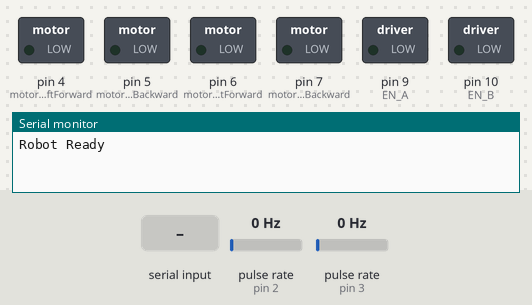
Bench run of a sketch on a simulated Arduino Uno, built with avr-gcc and run on an emulated ATmega328P. Parts: switched loads named in the sketch (green lamp = pin HIGH), the last lines printed to the serial monitor. Wiring (inferred from the names in the program): 2 × pulse sensor: data pin 2 / data pin 3. The test bench sets the inputs (shaded band); at power-on: pulse rate (sensors on pin 2, pin 3) 0 Hz.

Above: at 1.2 s.
1.3 s: "1\n" received over Serial
At 2.3 s:
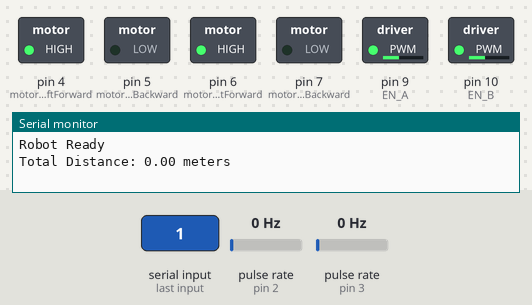
3.5 s: "2\n" received over Serial
At 5.1 s:
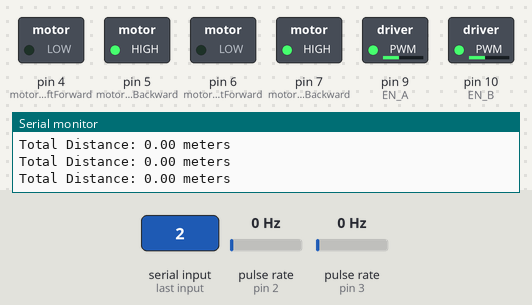
5.5 s: "4\n" received over Serial
At 6.6 s:
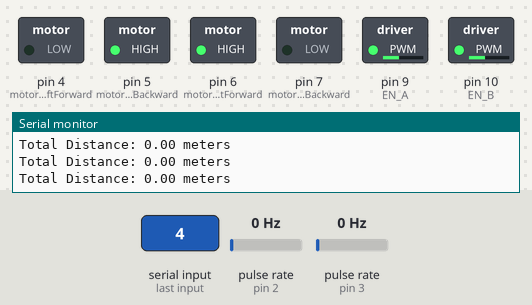
7.5 s: "5\n" received over Serial
At 9.4 s:
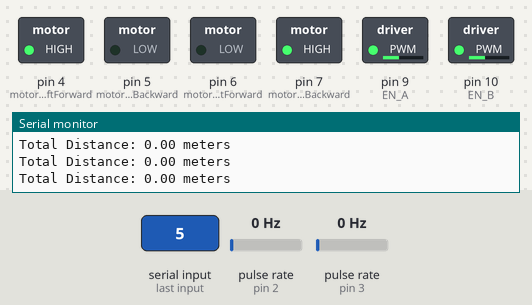
Timing chart, 0 to 10.5 s (numbered marks = the images above; inputs shaded):
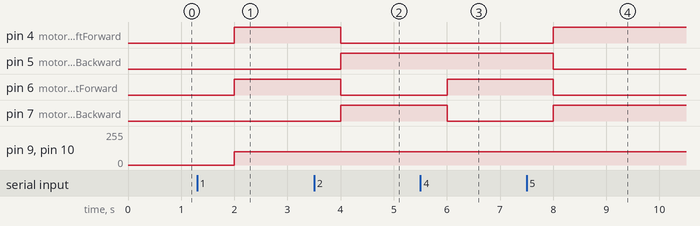

The sketch:

Robot_Car.ino
```cpp
#define run_speed 100
#define turn_speed 100

// Pin definitions
const int leftEncoderPin = 2;    // Left encoder sensor
const int rightEncoderPin = 3;   // Right encoder sensor
const int motorLeftForward = 4;  // Left motor forward pin
const int motorLeftBackward = 5; // Left motor backward pin
const int motorRightForward = 6; // Right motor forward pin
const int motorRightBackward = 7;// Right motor backward pin
const int EN_A = 9;  // PWM pin for left motor
const int EN_B = 10; // PWM pin for right motor

volatile unsigned long leftPulseCount = 0;
volatile unsigned long rightPulseCount = 0;

float wheelDiameter = 0.065;    // Wheel diameter in meters (adjust for your robot)
int pulsesPerRevolution = 20;   // Adjust based on encoder specs
float totalDistance = 0.0;      // Accumulated distance in meters
bool movingForward = false;
bool movingBackward = false;

void setup() {
  Serial.begin(9600);  // Serial communication with ESP32
  pinMode(leftEncoderPin, INPUT_PULLUP);
  pinMode(rightEncoderPin, INPUT_PULLUP);

  attachInterrupt(digitalPinToInterrupt(leftEncoderPin), leftPulseISR, RISING);
  attachInterrupt(digitalPinToInterrupt(rightEncoderPin), rightPulseISR, RISING);

  pinMode(motorLeftForward, OUTPUT);
  pinMode(motorLeftBackward, OUTPUT);
  pinMode(motorRightForward, OUTPUT);
  pinMode(motorRightBackward, OUTPUT);
  pinMode(EN_A, OUTPUT);
  pinMode(EN_B, OUTPUT);

  Serial.println("Robot Ready");
}

void loop() {
  if (Serial.available()) {
    String command = Serial.readStringUntil('\n');
    command.trim();

    if (command == "1") { //FORWARD
      moveForward();
    } else if (command == "2") { //REVERSE
      moveBackward();
    } else if (command == "3") { //STOP
      stopMotors();
    } else if (command == "4") { //TURN_LEFT
      turnLeft();
    } else if (command == "5") { //TURN_RIGHT
      turnRight();
    }
  }

  //Serial.println("Test!");

  // Calculate and accumulate traveled distance when moving forward or backward
  if (movingForward || movingBackward) {
    float distanceLeft = (leftPulseCount * PI * wheelDiameter) / pulsesPerRevolution;
    float distanceRight = (rightPulseCount * PI * wheelDiameter) / pulsesPerRevolution;
    float averageDistance = (distanceLeft + distanceRight) / 2;
    totalDistance += averageDistance;

    leftPulseCount = 0;  // Reset pulse counts after calculation
    rightPulseCount = 0;

    Serial.print("Total Distance: ");
    Serial.print(totalDistance, 2);  // Display in meters
    Serial.println(" meters");
  }

  delay(1000);  // Update distance every second
}

void moveForward() {
  movingForward = true;
  movingBackward = false;
  leftPulseCount = 0;
  rightPulseCount = 0;

  digitalWrite(motorLeftForward, HIGH);
  digitalWrite(motorLeftBackward, LOW);
  digitalWrite(motorRightForward, HIGH);
  digitalWrite(motorRightBackward, LOW);
  analogWrite(EN_A, run_speed);
  analogWrite(EN_B, run_speed);
}

void moveBackward() {
  movingBackward = true;
  movingForward = false;
  leftPulseCount = 0;
  rightPulseCount = 0;

  digitalWrite(motorLeftForward, LOW);
  digitalWrite(motorLeftBackward, HIGH);
  digitalWrite(motorRightForward, LOW);
  digitalWrite(motorRightBackward, HIGH);
  analogWrite(EN_A, run_speed);
  analogWrite(EN_B, run_speed);
}

void stopMotors() {
  movingForward = false;
  movingBackward = false;

  digitalWrite(motorLeftForward, LOW);
  digitalWrite(motorLeftBackward, LOW);
  digitalWrite(motorRightForward, LOW);
  digitalWrite(motorRightBackward, LOW);
  analogWrite(EN_A, 0);
  analogWrite(EN_B, 0);
}

void turnLeft() {
  movingForward = false;
  movingBackward = false;

  digitalWrite(motorLeftForward, LOW);
  digitalWrite(motorLeftBackward, HIGH);
  digitalWrite(motorRightForward, HIGH);
  digitalWrite(motorRightBackward, LOW);
  analogWrite(EN_A, turn_speed);
  analogWrite(EN_B, turn_speed);

  //delay(100);  // Adjust time for a suitable turn duration
  //stopMotors();
}

void turnRight() {
  movingForward = false;
  movingBackward = false;

  digitalWrite(motorLeftForward, HIGH);
  digitalWrite(motorLeftBackward, LOW);
  digitalWrite(motorRightForward, LOW);
  digitalWrite(motorRightBackward, HIGH);
  analogWrite(EN_A, turn_speed);
  analogWrite(EN_B, turn_speed);

  //delay(100);  // Adjust time for a suitable turn duration
  //stopMotors();
}

void leftPulseISR() {
  if (movingForward || movingBackward) {
    leftPulseCount++;
  }
}

void rightPulseISR() {
  if (movingForward || movingBackward) {
    rightPulseCount++;
  }
}
```

Measured:
- after the input at 1.3 s, pin 4 (motorLeftForward), pin 6 (motorRightForward): LOW → HIGH after 0.70 s; pin 9 (EN_A), pin 10 (EN_B): 0/255 → 100/255 after 0.70 s
- after the input at 3.5 s, pin 4 (motorLeftForward), pin 6 (motorRightForward): HIGH → LOW after 0.50 s; pin 5 (motorLeftBackward), pin 7 (motorRightBackward): LOW → HIGH after 0.50 s
- after the input at 5.5 s, pin 6 (motorRightForward): LOW → HIGH after 0.50 s; pin 7 (motorRightBackward): HIGH → LOW after 0.50 s
- after the input at 7.5 s, pin 4 (motorLeftForward), pin 7 (motorRightBackward): LOW → HIGH after 0.50 s; pin 5 (motorLeftBackward), pin 6 (motorRightForward): HIGH → LOW after 0.50 s
